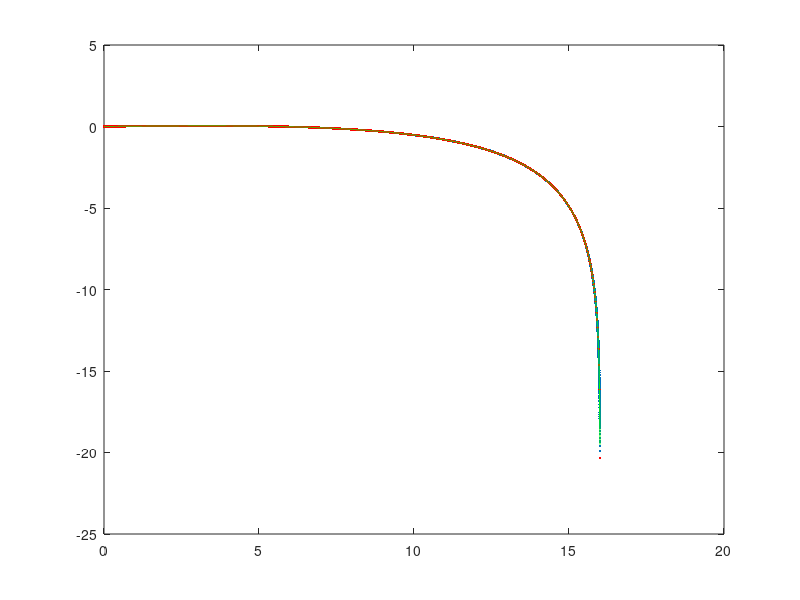
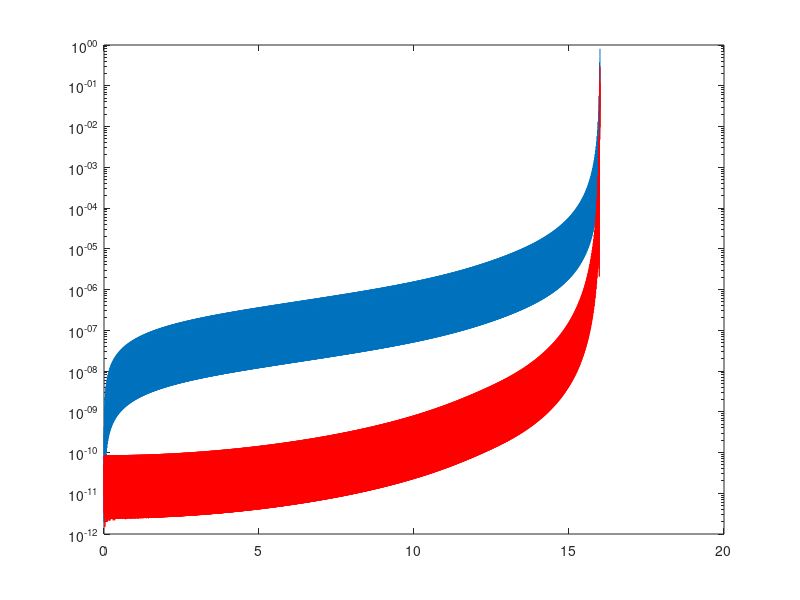
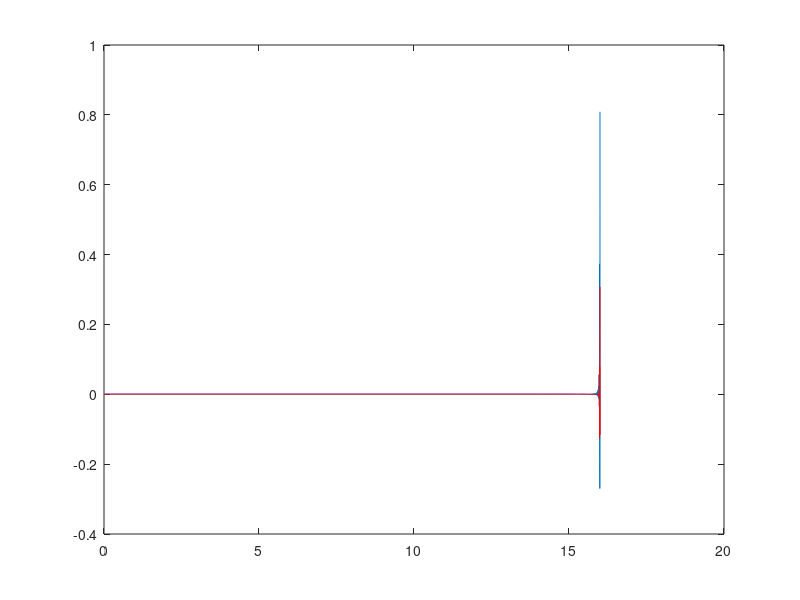

Source code (MATLAB) for these figures, in order:
clear all;
close all;

var16 = 16/3;
sq_var16 = sqrt(var16);

t = -1:1/2^11:1;
t16_hr = -16:1/2^11:16;

updf = pdf('uniform',t,-1,1);

%Compute the PDF for n = 16 in high resolution
%High resolution PDF ensures more accuracy at the edges after convolution
pdf2 = conv(updf,updf);
pdf4 = conv(pdf2,pdf2);
pdf8 = conv(pdf4,pdf4);
pdf16_hr = conv(pdf8,pdf8);
pdf16_hr = pdf16_hr/max(pdf16_hr );
pdf16_hr = [pdf16_hr(1:end/2) pdf16_hr(end/2+1:end)];
t16_hr =t16_hr(1:end-1) ;




%Compute the Error in PDF_n3 by inverse gaussian equation (High Rate)
pdf16_hr_old = pdf16_hr; %Save t16_hr for future
t16_hr_old = t16_hr; %Save t16_hr for future
t16_hr = t16_hr(end/2+1:end); %Take only positive side
pdf16_hr = pdf16_hr(end/2+1:end)* 1/sqrt(2*pi * var16);%Take only positive side

xg16_hr = sqrt(-2 * var16 * log(sqrt(2*pi * var16) * pdf16_hr));
ref16_hr =  exp(-xg16_hr.^2/(2*var16))* (1/(sqrt(2* pi * var16)));
err_n16_hr = (t16_hr-xg16_hr);


%Shrink the sample sile of PDF_n16 (by a factor of 32) 
ls = length(pdf16_hr);
j = 1;
for i = 1:32:ls
        t16_lr(j) = t16_hr(i);
        err_n16_lr(j) = err_n16_hr(i);
        j= j+1;
end
t16_lr(j) = t16_hr(end);
err_n16_lr(j) = err_n16_hr(end);



for i = 1:32:ls
    j= i+31;
    p2 = polyfit(t16_hr(i:i+31), err_n16_hr(i:i+31), 2);
    err_n16_fit2(i:i+31) = polyval(p2, t16_hr(i:i+31));
    p1 = polyfit(t16_hr(i:i+31), err_n16_hr(i:i+31), 1);
    err_n16_fit1(i:i+31) = polyval(p1, t16_hr(i:i+31));

    coeff_1st1(j/32) = p1(1);
	coeff_1st2(j/32) = p1(2);

    coeff_2nd1(j/32) = p2(1);
	coeff_2nd2(j/32) = p2(2);
	coeff_2nd3(j/32) = p2(3);
end


plot(t16_hr, err_n16_hr,'.');hold;
plot(t16_lr, err_n16_lr,'r.');
plot(t16_hr, err_n16_fit1,'g');

figure;
semilogy(t16_hr, abs(err_n16_fit1 - err_n16_hr));hold
semilogy(t16_hr, abs(err_n16_fit2 - err_n16_hr),'r');

figure;
plot(t16_hr, (err_n16_fit1 - err_n16_hr));hold
plot(t16_hr, (err_n16_fit2 - err_n16_hr),'r');

coeff_1st = [coeff_1st1' coeff_1st2'];
coeff_2nd = [coeff_2nd1' coeff_2nd2' coeff_2nd3'];

 
save('coeff_1st.mat', 'coeff_1st');
save('coeff_2nd.mat', 'coeff_2nd');
save('pdf16_hr_old.mat', 'pdf16_hr_old');


% Match_2nd_ref
